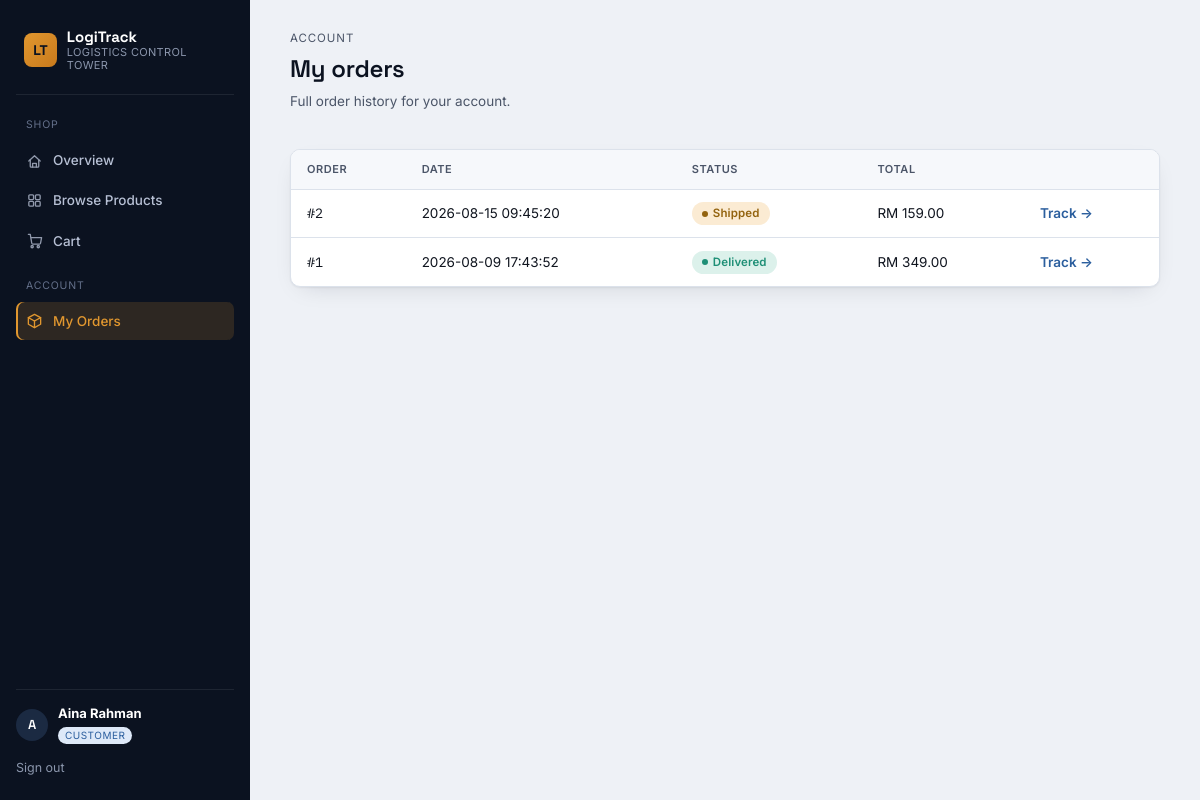
Screenshot of /customer/orders (signed in) with the database file from the repository.
### tables this page shows
CREATE TABLE users (
    user_id         INTEGER PRIMARY KEY AUTOINCREMENT,
    username        TEXT UNIQUE NOT NULL,
    password_hash   TEXT NOT NULL,
    role            TEXT NOT NULL CHECK(role IN ('customer','warehouse','admin')),
    full_name       TEXT NOT NULL,
    email           TEXT,
    phone           TEXT,
    address         TEXT,
    warehouse_id    INTEGER REFERENCES warehouses(warehouse_id),
    is_active       INTEGER NOT NULL DEFAULT 1,
    register_date   TEXT DEFAULT (datetime('now'))
);

CREATE TABLE orders (
    order_id        INTEGER PRIMARY KEY AUTOINCREMENT,
    customer_id     INTEGER NOT NULL REFERENCES users(user_id),
    order_date      TEXT DEFAULT (datetime('now')),
    order_status    TEXT NOT NULL DEFAULT 'Pending Payment',
    total_amount    REAL NOT NULL DEFAULT 0
);

### app.py (the view)
@app.route("/customer/orders")
@login_required("customer")
def customer_orders():
    orders = g.db.execute(
        "SELECT * FROM orders WHERE customer_id=? ORDER BY order_date DESC", (g.user["user_id"],)
    ).fetchall()
    return render_template("customer/orders.html", orders=orders)

### app.py (called while the page is built)
@app.before_request
def load_logged_in_user():
    g.db = db.get_db()
    user_id = session.get("user_id")
    g.user = None
    if user_id:
        g.user = g.db.execute(
            "SELECT * FROM users WHERE user_id = ?", (user_id,)
        ).fetchone()
        if g.user and not g.user["is_active"]:
            session.clear()
            g.user = None

@app.context_processor
def inject_globals():
    return {"current_user": g.get("user"), "now": datetime.now()}

def login_required(role=None):
    def decorator(view):
        @wraps(view)
        def wrapped(*args, **kwargs):
            if g.user is None:
                flash("Please log in to continue.", "warning")
                return redirect(url_for("login"))
            if role and g.user["role"] != role:
                flash("You don't have access to that area.", "error")
                return redirect(url_for("home"))
            return view(*args, **kwargs)
        return wrapped
    return decorator

### database.py (called while the page is built)
def get_db():
    conn = sqlite3.connect(DB_PATH)
    conn.row_factory = sqlite3.Row
    conn.execute("PRAGMA foreign_keys = ON")
    return conn

### templates/customer/orders.html (shortened to what this page needs)
{% extends "base.html" %}
{% from "_macros.html" import order_status_pill %}
{% block content %}
<div class="page-head"> <div> <span class="eyebrow">Account</span> <h1>My orders</h1>
<p class="desc">Full order history for your account.</p>
</div>
</div>
<div class="table-wrap"> <table> <thead><tr><th>Order</th><th>Date</th><th>Status</th><th>Total</th><th></th></tr></thead>
<tbody>
{% for o in orders %}
<tr> <td class="mono">#{{ o.order_id }}</td> <td>{{ o.order_date }}</td> <td>{{ order_status_pill(o.order_status) }}</td> <td>RM {{ "%.2f"|format(o.total_amount) }}</td> <td><a href="{{ url_for('customer_order_detail', order_id=o.order_id) }}" class="link-plain">Track →</a></td> </tr>
{% else %}
<tr class="empty-row"><td colspan="5">No orders yet.</td></tr>
{% endfor %}
</tbody>
</table>
</div>
{% endblock %}

### templates/base.html (shortened to what this page needs)
<!DOCTYPE html>
<html lang="en">
<head>
<link rel="stylesheet" href="{{ url_for('static', filename='style.css') }}">
</head>
<body class="{% if not current_user %}guest{% endif %}">
{% from "_icons.html" import icon %}
{% if current_user %}
<div class="shell">
<aside class="sidebar">
<div class="brand"> <span class="brand-mark">LT</span> <div class="brand-text"> <strong>LogiTrack</strong> <span>Logistics Control Tower</span> </div> </div>
<nav class="nav">
{% if current_user.role == 'customer' %}
<span class="nav-label">Shop</span>
<a href="{{ url_for('customer_dashboard') }}" class="{{ 'active' if request.endpoint=='customer_dashboard' }}">{{ icon('home') }}Overview</a>
<a href="{{ url_for('customer_products') }}" class="{{ 'active' if request.endpoint=='customer_products' }}">{{ icon('grid') }}Browse Products</a>
<a href="{{ url_for('customer_cart') }}" class="{{ 'active' if request.endpoint=='customer_cart' }}">{{ icon('cart') }}Cart{% set cc = session.get('cart', {}) | length %}{% if cc %}<span class="badge-count">{{ cc }}</span>{% endif %}</a>
<span class="nav-label">Account</span>
<a href="{{ url_for('customer_orders') }}" class="{{ 'active' if request.endpoint in ['customer_orders','customer_order_detail'] }}">{{ icon('package') }}My Orders</a>
{% endif %}
</nav>
<div class="sidebar-foot">
<div class="user-chip"> <span class="avatar">{{ current_user.full_name[:1] }}</span> <div> <strong>{{ current_user.full_name }}</strong> <span class="role-pill role-{{ current_user.role }}">{{ current_user.role }}</span> </div> </div>
<a href="{{ url_for('logout') }}" class="logout-link">Sign out</a>
</div>
</aside>
<main class="content">
{% block content %}{% endblock %}
</main>
</div>
{% endif %}
</body>
</html>

### templates/_macros.html (shortened to what this page needs)
{% macro order_status_pill(status) %}
{% set colors = {
  'Pending Payment': 'grey',
  'Processing': 'blue',
  'Insufficient Stock': 'red',
  'Shipped': 'amber',
  'Delivery Failed': 'red',
  'Delivered': 'teal',
  'Cancelled': 'grey'
} %}
<span class="pill pill-{{ colors.get(status, 'grey') }}">{{ status }}</span>
{% endmacro %}

### rows the page displays
users: full_name "A", full_name "Aina Rahman", role "CUSTOMER"
orders: order_id "2", order_date "2026-08-15 09:45:20", order_status "Shipped", total_amount "159.00"
orders: order_id "1", order_date "2026-08-09 17:43:52", order_status "Delivered", total_amount "349.00"
